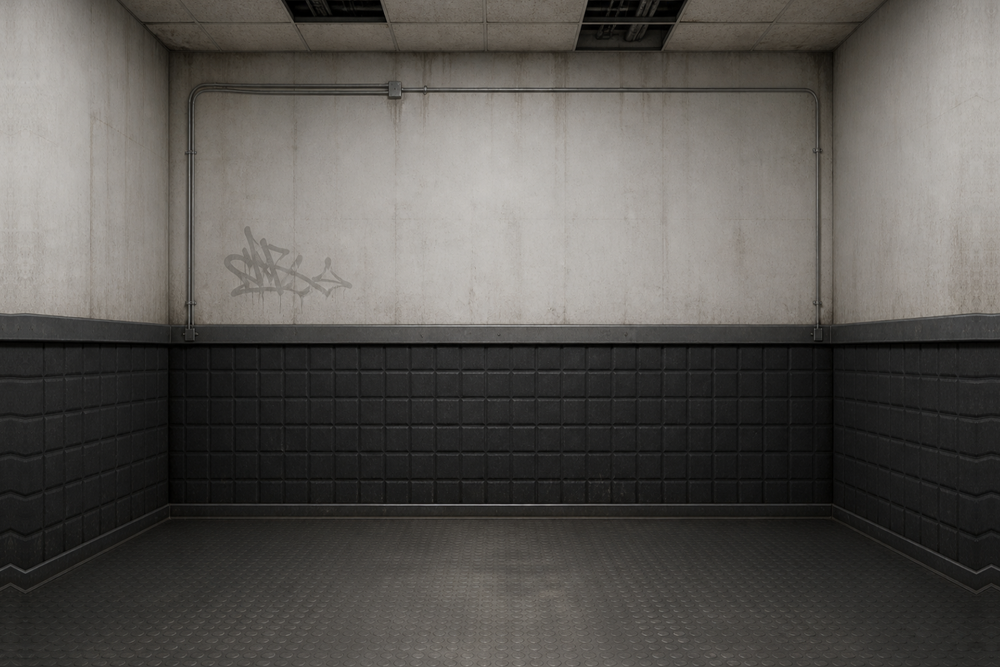
#> input picture backdrops/back_office/S.png, 1000 x 667 px, shrunk from 1536 x 1024 before the run
$ python encode-backdrop.py ../backdrops/back_office/S.png ../backdrops/back_office/W.png 5
#> lines starting #> are read from the running program, lines starting #| are printed output that depends on the picture
#!/usr/bin/env python3
"""Encode a promoted backdrop for the page, and say what the encode cost.

    python3 tools/encode-backdrop.py <in.png> <out.jpg> [quality]

Prints one JSON line: the byte sizes and the fidelity of the encode against the
PNG it came from — max and mean absolute channel delta, and the fraction of
pixels that moved by more than 2/255.

WHY THE PAGE IS NOT SERVED THE PNG. The paintings cannot be fetched (§12.7 runs
this from `file://`, and a `file://` image taints the canvas every hash test
reads back), so they ride in the page as data: URIs — and a 2.6 MB PNG is
3.4 MB of base64 that the browser parses before the first frame is drawn. An
artifact critic measured the consequence on a rate-limited link at 200 KB/s:
17.6-19.0 seconds of a blank page, with nothing on the surface to say why. At
eight walls it would be 27 MB.

A painting is a photograph-shaped thing and JPEG is what photographs are for.
What that costs is measured here rather than assumed, and it is the one place
in this project where the picture the page draws is not byte-identical to the
artifact the repository holds — so the difference is a number in the bake's own
output, not a claim.

PIL only, matching the rest of the measurement lane. `subsampling=0` keeps full
chroma resolution, which is what stops a warm hearth's edge from smearing.
"""
import json
import sys

from PIL import Image, ImageChops


def main(argv):
    if len(argv) < 3:
        print("usage: encode-backdrop.py <in.png> <out.jpg> [quality]", file=sys.stderr)
        return 2
    src, dst = argv[1], argv[2]
    quality = int(argv[3]) if len(argv) > 3 else 90
    im = Image.open(src).convert("RGB")
#> im is the input picture: PIL image 1000x667 RGB; mean R, G, B 88.6, 85.8, 82
    im.save(dst, "JPEG", quality=quality, optimize=True, progressive=True,
            subsampling=0)
    back = Image.open(dst).convert("RGB")
    diff = ImageChops.difference(im, back)
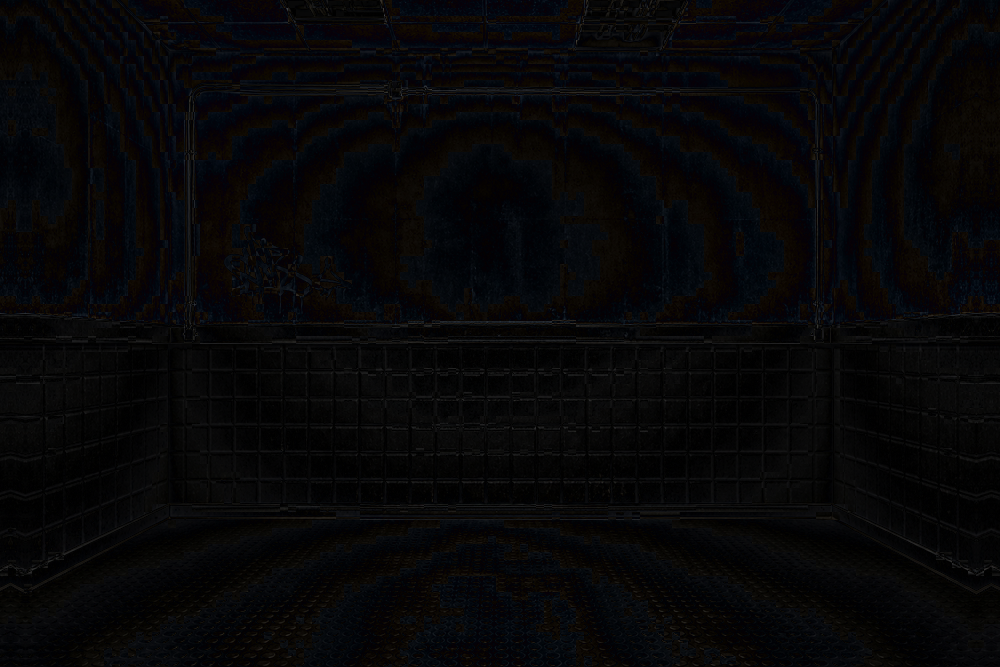
#> diff: PIL image 1000x667 RGB; mean R, G, B 6.7, 6.3, 7.5
    hist = diff.histogram()
#> hist = 768 values, max 61925 at index 1, min 0 at index 56, mean 2605.5
    n = im.width * im.height
#> n = 667000
    # One histogram per channel, 256 bins each.
    total = 0.0
    worst = 0
    moved = 0
    for ch in range(3):
        bins = hist[ch * 256:(ch + 1) * 256]
        for v, count in enumerate(bins):
            if count:
                total += v * count
                if v > worst:
                    worst = v
                if v > 2:
                    moved += count
#> after the loop, moved = 1551638; total = 13707174; worst = 71
    import os
    print(json.dumps({
        "src": src, "out": dst, "quality": quality,
        "png_bytes": os.path.getsize(src), "jpeg_bytes": os.path.getsize(dst),
        "max_channel_delta": worst,
        "mean_channel_delta": round(total / (n * 3), 4),
        "fraction_of_channels_moved_more_than_2": round(moved / (n * 3), 5),
    }))
#> (printed output is left out)
    return 0


if __name__ == "__main__":
    sys.exit(main(sys.argv))
#> (the program exits here)
